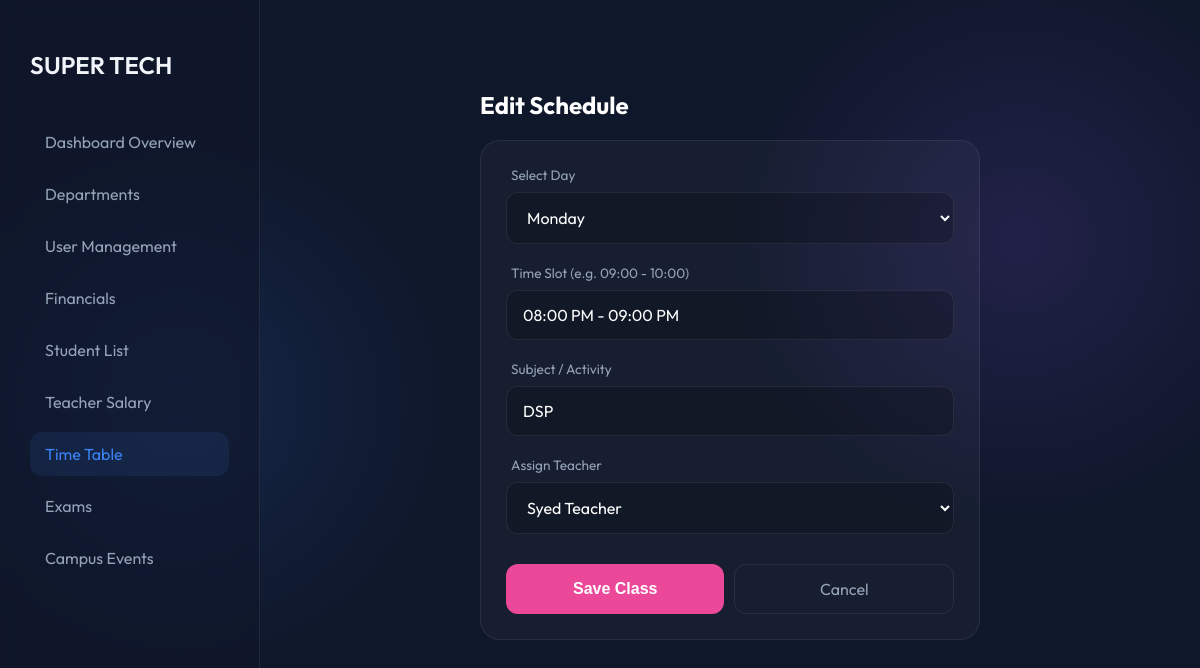
Page /edit_timetable.php?edit_id=1&dept_id=1 (signed in) on the committed database.
### tables this page shows
CREATE TABLE `timetable` (
  `id` int(11) NOT NULL,
  `dept_id` int(11) NOT NULL,
  `day` varchar(20) NOT NULL,
  `time_slot` varchar(50) NOT NULL,
  `subject` varchar(100) NOT NULL,
  `teacher_id` int(11) NOT NULL
);

### edit_timetable.php (the view, shortened to what this page needs)
<?php
include 'db.php';
$dept_id = isset($_GET['dept_id']) ? $_GET['dept_id'] : '';
$edit_id = isset($_GET['edit_id']) ? $_GET['edit_id'] : '';
$day_val = "";
$time_val = "";
$sub_val = "";
$teacher_val = "";
if($edit_id) {
    $q = $conn->query("SELECT * FROM timetable WHERE id=$edit_id");
    if($q->num_rows > 0) {
        $data = $q->fetch_assoc();
        $day_val = $data['day'];
        $time_val = $data['time_slot'];
        $sub_val = $data['subject'];
        $teacher_val = $data['teacher_id'];
    }
}
?>
<!DOCTYPE html>
<html>
<head>
    <link rel="stylesheet" href="style.css">
</head>
<body>
    <div class="dashboard-container">
        <div class="sidebar">
            <h2 style="margin-bottom: 40px; font-weight: 600;">SUPER TECH</h2>
            <nav>
                <a href="admin_dashboard.php" class="nav-item">Dashboard Overview</a>
                <a href="departments.php" class="nav-item">Departments</a>
                <a href="user_management.php" class="nav-item">User Management</a>
                <a href="financials.php" class="nav-item">Financials</a>
                <a href="student_list.php" class="nav-item">Student List</a>
                <a href="teacher_salary.php" class="nav-item">Teacher Salary</a>
                <a href="timetable.php" class="nav-item active">Time Table</a>
                <a href="exams.php" class="nav-item">Exams</a>
                <a href="admin_events.php" class="nav-item">Campus Events</a>
            </nav>
        </div>
        <div class="main-area">
            <div style="max-width: 500px; margin: 50px auto;">
                <h2 style="color: white; margin-bottom: 20px;">
                    <?php echo $edit_id ? "Edit Schedule" : "Add New Class"; ?>
                </h2>
                <div class="tech-card">
                    <form method="POST">
                        <div class="input-group">
                            <label>Select Day</label>
                            <select name="day" class="custom-select" required>
                                <option value="Monday" <?php if($day_val=='Monday') echo 'selected'; ?>>Monday</option>
                            </select>
                        </div>
                        <div class="input-group">
                            <label>Time Slot (e.g. 09:00 - 10:00)</label>
                            <input type="text" name="time_slot" value="<?php echo $time_val; ?>" placeholder="09:00 AM - 10:00 AM" required>
                        </div>
                        <div class="input-group">
                            <label>Subject / Activity</label>
                            <input type="text" name="subject" value="<?php echo $sub_val; ?>" placeholder="e.g. Data Structures" required>
                        </div>
                        <div class="input-group">
                            <label>Assign Teacher</label>
                            <select name="teacher_id" class="custom-select" required>
                                <?php
                                $t_sql = "SELECT id, name FROM users WHERE role='teacher'";
                                $t_res = $conn->query($t_sql);
                                if($t_res->num_rows > 0) {
                                    while($t = $t_res->fetch_assoc()) {
                                        $selected = ($t['id'] == $teacher_val) ? "selected" : "";
                                        echo "<option value='{$t['id']}' $selected>{$t['name']}</option>";
                                    }
                                } else {
                                    echo "<option value='' disabled>No teachers found</option>";
                                }
                                ?>
                            </select>
                        </div>
                        <div style="display: flex; gap: 10px; margin-top: 20px;">
                            <button type="submit" name="save_schedule" class="btn-tech" style="background: #ec4899;">Save Class</button>
                            <a href="timetable.php?dept_id=<?php echo $dept_id; ?>" style="
                                display: block; width: 100%; padding: 14px; text-align: center; color: var(--text-muted); text-decoration: none; border: 1px solid var(--glass-border); border-radius: 12px; margin-top: 10px;">
                                Cancel
                            </a>
                        </div>
                    </form>
                </div>
            </div>
        </div>
    </div>
</body>
</html>

### style.css (style rules this page uses)
:root { --bg-deep: #0f172a; --accent-glow: #3b82f6; --accent-secondary: #8b5cf6; --text-main: #f1f5f9; --text-muted: #94a3b8; --glass-bg: rgba(255, 255, 255, 0.03); --glass-border: rgba(255, 255, 255, 0.08); --input-bg: rgba(0, 0, 0, 0.2); }
* { box-sizing: border-box; }
body { font-family: 'Outfit', sans-serif; margin: 0; background-color: var(--bg-deep); background-image: radial-gradient(circle at 15% 50%, rgba(59, 130, 246, 0.15), transparent 25%), radial-gradient(circle at 85% 30%, rgba(139, 92, 246, 0.15), transparent 25%); color: var(--text-main); height: 100vh; overflow: hidden; }
.input-group { margin-bottom: 20px; text-align: left; }
.input-group label { display: block; color: var(--text-muted); font-size: 0.85rem; margin-bottom: 8px; margin-left: 5px; }
.input-group input { width: 100%; padding: 14px 16px; background: var(--input-bg); border: 1px solid var(--glass-border); border-radius: 12px; color: white; font-family: 'Outfit', sans-serif; font-size: 1rem; transition: all 0.3s ease; }
.btn-tech { width: 100%; padding: 14px; margin-top: 10px; background: linear-gradient(135deg, var(--accent-glow), var(--accent-secondary)); color: white; border: none; border-radius: 12px; font-size: 1rem; font-weight: 600; cursor: pointer; transition: transform 0.2s, box-shadow 0.2s; }
.dashboard-container { display: flex; height: 100vh; }
.sidebar { width: 260px; background: rgba(15, 23, 42, 0.6); backdrop-filter: blur(10px); border-right: 1px solid var(--glass-border); padding: 30px; display: flex; flex-direction: column; }
.nav-item { display: flex; align-items: center; padding: 12px 15px; color: var(--text-muted); text-decoration: none; border-radius: 12px; margin-bottom: 8px; transition: 0.3s; }
.nav-item:hover, .nav-item.active { background: rgba(59, 130, 246, 0.1); color: var(--accent-glow); }
.main-area { flex: 1; padding: 40px; overflow-y: auto; }
.tech-card { background: var(--glass-bg); border: 1px solid var(--glass-border); border-radius: 20px; padding: 25px; margin-bottom: 25px; transition: all 0.3s cubic-bezier(0.4, 0, 0.2, 1); position: relative; }

### edit_timetable.php (style rules this page uses)
select.custom-select { width: 100%; padding: 14px 16px; background: rgba(0, 0, 0, 0.2); border: 1px solid rgba(255, 255, 255, 0.08); border-radius: 12px; color: white; font-family: 'Outfit', sans-serif; font-size: 1rem; outline: none; cursor: pointer; }
select.custom-select option { background: #0f172a; color: white; }

### rows in the picture
timetable: day "Monday", time_slot "08:00 PM - 09:00 PM", subject "DSP"

### other values in the picture
form field teacher_id "Syed Teacher"
